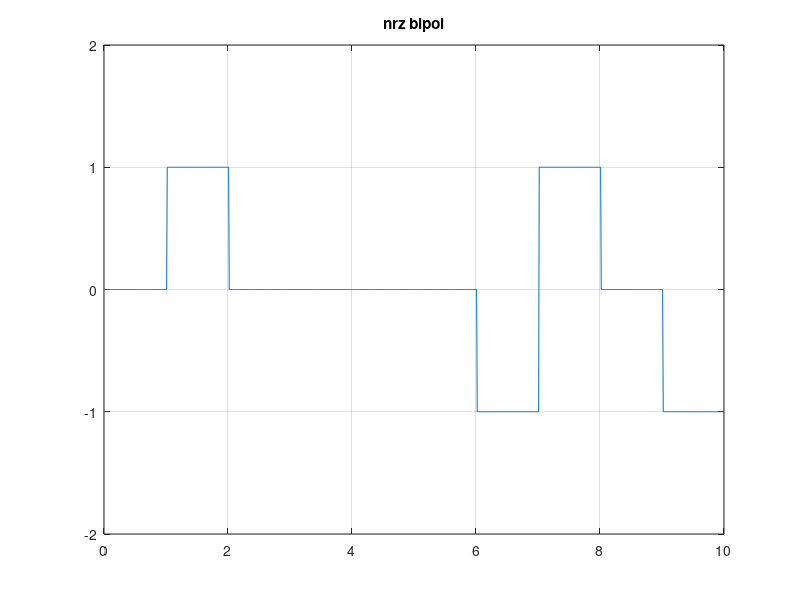

This figure's MATLAB source:
clc;
clear all;
close all;
%generate message signal
N=10; m=randi([0 1],1,N)
t=0:0.01:length(m);
f=1;
for n=1:length(m)
    if m(n)==1
        if f==1
            mm(n)=1;
            f=-1;
        else
            mm(n)=-1;
        f=1;
    end
end
end
i=1;

for j=1:length(t)
    if  t(j)<=i
        y(j)=mm(i);
    
else
    y(j)=mm(i);
    i=i+1;
    
    end
end
plot(t,y);
axis([0 N -2 2]);
grid on;
title('nrz bipol');